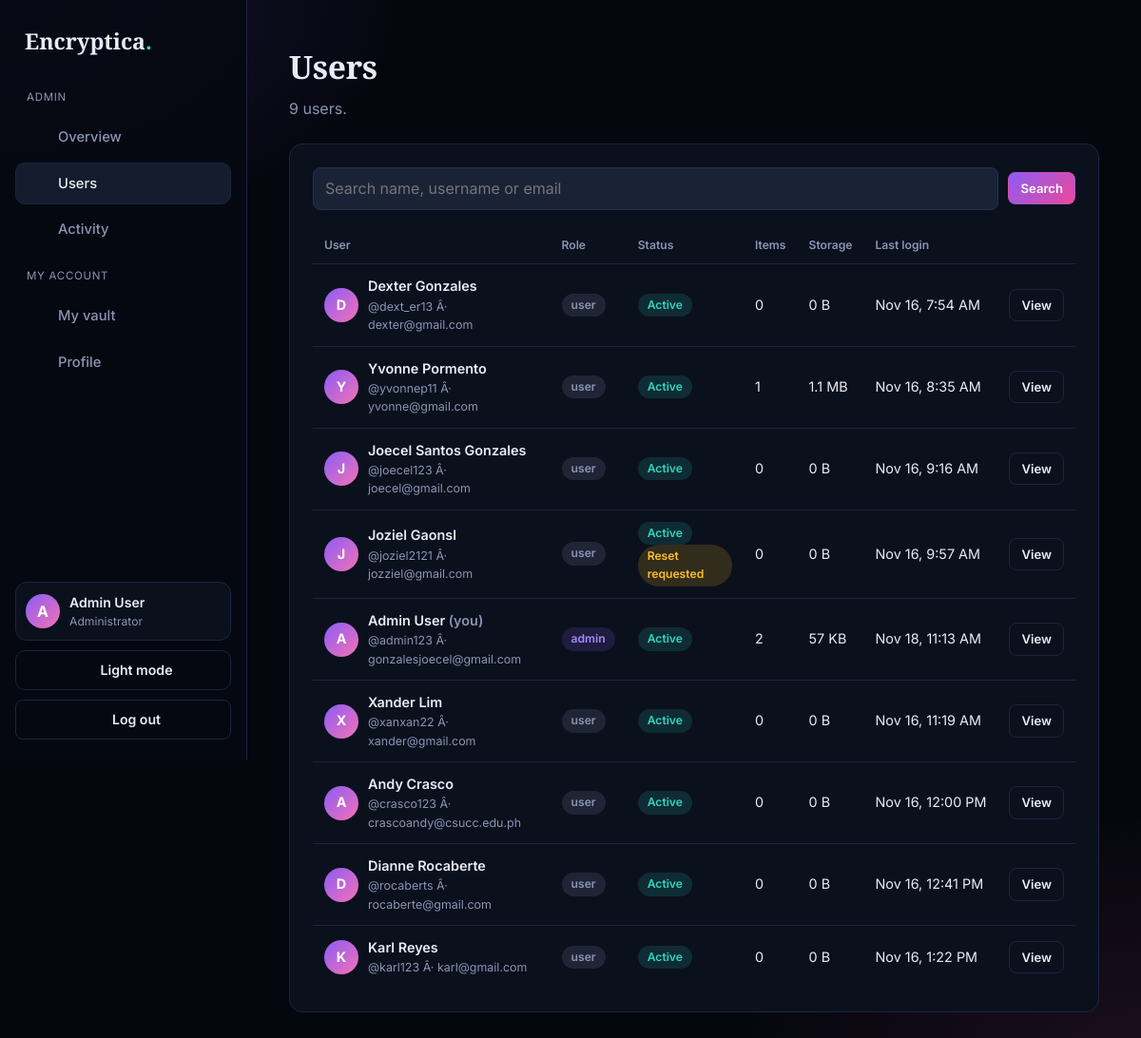
The app's page /log_in_page/html/users.php (signed in) with its own data.
### tables this page shows
CREATE TABLE `users` (
  `id` int(11) NOT NULL AUTO_INCREMENT,
  `id_number` varchar(9) DEFAULT NULL,
  `fullname` varchar(100) NOT NULL,
  `first_name` varchar(25) DEFAULT NULL,
  `middle_name` varchar(25) DEFAULT NULL,
  `family_name` varchar(25) DEFAULT NULL,
  `name_extension` varchar(10) DEFAULT NULL,
  `birthdate` date DEFAULT NULL,
  `email` varchar(150) NOT NULL,
  `username` varchar(50) NOT NULL,
  `password_hash` text NOT NULL,
  `failed_attempts` int(11) DEFAULT 0,
  `created_at` timestamp NOT NULL DEFAULT current_timestamp(),
  `locked_until` datetime DEFAULT NULL,
  `role` varchar(10) NOT NULL DEFAULT 'user',
  `is_active` tinyint(1) NOT NULL DEFAULT 1,
  `last_login` datetime DEFAULT NULL,
  `reset_requested_at` datetime DEFAULT NULL,
  `house_street` varchar(150) DEFAULT NULL,
  `barangay` varchar(100) DEFAULT NULL,
  `municipality_city` varchar(100) DEFAULT NULL,
  `province` varchar(100) DEFAULT NULL,
  `region` varchar(100) DEFAULT NULL,
  `postal_code` varchar(10) DEFAULT NULL,
  `privacy_consent` tinyint(1) NOT NULL DEFAULT 0,
  `consent_timestamp` datetime DEFAULT NULL,
  `lockout_level` tinyint(3) unsigned NOT NULL DEFAULT 0,
  `last_failed_at` datetime DEFAULT NULL,
  `country` varchar(50) DEFAULT NULL,
  `is_verified` tinyint(1) NOT NULL DEFAULT 1,
  `recovery_mobile` varchar(11) DEFAULT NULL,
  `account_type` varchar(20) DEFAULT NULL,
  `vault_display_name` varchar(30) DEFAULT NULL,
  `organization_name` varchar(50) DEFAULT NULL,
  PRIMARY KEY (`id`),
  UNIQUE KEY `email` (`email`),
  UNIQUE KEY `username` (`username`),
  UNIQUE KEY `id_number` (`id_number`)
);

### log_in_page/html/includes/auth.php (called while the page is built, shortened)
<?php
require_once __DIR__ . '/activity.php';
function url(string $path): string {
    return HTML_URL . '/' . ltrim($path, '/');
}
function e($v): string {
    return htmlspecialchars((string)$v, ENT_QUOTES | ENT_SUBSTITUTE, 'UTF-8');
}
function has_reset_column(PDO $pdo): bool {
    static $has = null;
    try {
        $pdo->query('SELECT reset_requested_at FROM users LIMIT 1');
        $has = true;
    } catch (Throwable $ex) {
        $has = false;
    }
    return $has;
}
if (!defined('PUBLIC_PAGE') || !PUBLIC_PAGE) {
    try {
        $stmt = $pdo->prepare('SELECT id, username, fullname, email, role, is_active, last_login FROM users WHERE id = ? LIMIT 1');
        $stmt->execute([$_SESSION['user_id']]);
        $user = $stmt->fetch(PDO::FETCH_ASSOC);
    } catch (Throwable $ex) {
        error_log('auth: ' . $ex->getMessage());
        http_response_code(500);
        exit('Database is not ready. Run db/admin_setup.sql in phpMyAdmin first.');
    }
}

### log_in_page/html/includes/upload.php (called while the page is built, shortened)
<?php
function human_size(int $bytes): string {
    if ($bytes >= 1048576) return round($bytes / 1048576, 1) . ' MB';
    if ($bytes >= 1024)    return round($bytes / 1024) . ' KB';
    return $bytes . ' B';
}

### log_in_page/html/users.php (the view, shortened to what this page needs)
<?php
require __DIR__ . '/includes/auth.php';
require_once __DIR__ . '/includes/activity.php';
require __DIR__ . '/includes/upload.php';
require __DIR__ . '/includes/layout.php';
$q       = mb_substr(trim($_GET['q'] ?? ''), 0, 100);
$page    = max(1, (int)($_GET['page'] ?? 1));
$perPage = 15;
$where  = '';
$params = [];
$rows  = [];
$total = 0;
$resetCol = has_reset_column($pdo) ? 'u.reset_requested_at' : 'NULL AS reset_requested_at';
try {
    $s = $pdo->prepare("SELECT COUNT(*) FROM users u $where");
    $s->execute($params);
    $total = (int)$s->fetchColumn();
    $pages  = max(1, (int)ceil($total / $perPage));
    $page   = min($page, $pages);
    $offset = ($page - 1) * $perPage;
    $s = $pdo->prepare(
        "SELECT u.id, u.username, u.fullname, u.email, u.role, u.is_active, u.locked_until, u.last_login, {$resetCol},
                (SELECT COUNT(*) FROM items i WHERE i.user_id = u.id) AS item_count,
                (SELECT COALESCE(SUM(i.file_size), 0) FROM items i WHERE i.user_id = u.id) AS bytes
         FROM users u $where
         ORDER BY u.id DESC
         LIMIT $perPage OFFSET $offset"
    );
    $s->execute($params);
    $rows = $s->fetchAll(PDO::FETCH_ASSOC);
} catch (Throwable $ex) {
    error_log('admin/users: ' . $ex->getMessage());
    $err   = 'Could not load users. Have you run admin_setup.sql in phpMyAdmin?';
    $pages = 1;
}
render_header('Users', 'a-users');
?>
<div class="page-head">
  <h1>Users</h1>
  <p><?= $total ?> user<?= $total === 1 ? '' : 's' ?><?= $q !== '' ? ' matching "' . e($q) . '"' : '' ?>.</p>
</div>
<section class="dash-card">
  <form class="toolbar" method="GET" action="users.php">
    <input class="toolbar__search" type="search" name="q" value="<?= e($q) ?>" placeholder="Search name, username or email" />
    <button class="dash-btn dash-btn--primary dash-btn--sm" type="submit">Search</button>
  </form>
  <div class="table-wrap">
    <table class="tbl">
      <thead>
        <tr>
          <th>User</th><th>Role</th><th>Status</th><th>Items</th><th>Storage</th><th>Last login</th><th></th>
        </tr>
      </thead>
      <tbody>
        <?php foreach ($rows as $r): ?>
          <?php [$stText, $stTone] = user_status($r); $name = $r['fullname'] ?: $r['username']; ?>
          <tr>
            <td>
              <div class="who">
                <div class="chip__avatar" aria-hidden="true"><?= e(mb_strtoupper(mb_substr($name, 0, 1))) ?></div>
                <div>
                  <div class="who__name"><?= e($name) ?><?= (int)$r['id'] === (int)$user['id'] ? ' <span class="muted">(you)</span>' : '' ?></div>
                  <div class="who__sub">@<?= e($r['username']) ?> Â· <?= e($r['email']) ?></div>
                </div>
              </div>
            </td>
            <td><span class="pill pill--<?= $r['role'] === 'admin' ? 'info' : 'muted' ?>"><?= e($r['role']) ?></span></td>
            <td>
              <span class="pill pill--<?= e($stTone) ?>"><?= e($stText) ?></span>
              <?php if (!empty($r['reset_requested_at'])): ?><span class="pill pill--warn">Reset requested</span><?php endif; ?>
            </td>
            <td><?= (int)$r['item_count'] ?></td>
            <td><?= e(human_size((int)$r['bytes'])) ?></td>
            <td class="nowrap"><?= e(when($r['last_login'])) ?></td>
            <td><a class="dash-btn dash-btn--sm" href="user_view.php?id=<?= (int)$r['id'] ?>">View</a></td>
          </tr>
        <?php endforeach; ?>
      </tbody>
    </table>
  </div>
</section>
<?php render_footer(); ?>

### log_in_page/html/layout.php (shortened to what this page needs)
<?php
function asset_version(string $relative): int {
    $path = dirname(__DIR__) . '/' . ltrim($relative, '/');
    $time = @filemtime($path);
    return $time ?: 1;
}
function icon(string $name): string {
    $paths = [
        'home'     => '<path d="M3 11l9-8 9 8"/><path d="M5 10v10h14V10"/>',
        'vault'    => '<rect x="5" y="11" width="14" height="10" rx="2"/><path d="M8 11V8a4 4 0 018 0v3"/>',
        'user'     => '<circle cx="12" cy="8" r="4"/><path d="M4 21c0-4 4-6 8-6s8 2 8 6"/>',
        'users'    => '<circle cx="9" cy="8" r="3.5"/><path d="M2 20c0-3.5 3-5.5 7-5.5s7 2 7 5.5"/><path d="M16 4.5a3.5 3.5 0 010 7"/><path d="M18 14.8c2.4.6 4 2.2 4 5.2"/>',
        'activity' => '<path d="M3 12h4l3-8 4 16 3-8h4"/>',
        'shield'   => '<path d="M12 3l8 3v6c0 5-3.5 8-8 9-4.5-1-8-4-8-9V6z"/>',
        'logout'   => '<path d="M9 21H5V3h4"/><path d="M16 17l5-5-5-5"/><path d="M21 12H9"/>',
        'file'     => '<path d="M14 3H6v18h12V7z"/><path d="M14 3v4h4"/>',
        'storage'  => '<ellipse cx="12" cy="6" rx="8" ry="3"/><path d="M4 6v12c0 1.7 3.6 3 8 3s8-1.3 8-3V6"/><path d="M4 12c0 1.7 3.6 3 8 3s8-1.3 8-3"/>',
        'clock'    => '<circle cx="12" cy="12" r="9"/><path d="M12 7v5l3 2"/>',
        'alert'    => '<path d="M12 3l10 18H2z"/><path d="M12 10v5"/><path d="M12 18h.01"/>',
        'lock'     => '<rect x="5" y="11" width="14" height="10" rx="2"/><path d="M12 15v2"/><path d="M8 11V8a4 4 0 018 0"/>',
        'key'      => '<circle cx="8" cy="15" r="4"/><path d="M11 12l9-9"/><path d="M16 7l3 3"/>',
        'check'    => '<path d="M5 12.5l4.5 4.5L19 7"/>',
        'sun'      => '<circle cx="12" cy="12" r="4"/><path d="M12 2v2M12 20v2M4.9 4.9l1.4 1.4M17.7 17.7l1.4 1.4M2 12h2M20 12h2M4.9 19.1l1.4-1.4M17.7 6.3l1.4-1.4"/>',
        'moon'     => '<path d="M21 12.8A9 9 0 1111.2 3a7 7 0 009.8 9.8z"/>',
    ];
    return '<svg class="icon" viewBox="0 0 24 24" fill="none" stroke="currentColor" stroke-width="1.8" '
         . 'stroke-linecap="round" stroke-linejoin="round" aria-hidden="true">' . ($paths[$name] ?? '') . '</svg>';
}
function theme_toggle_button(bool $wide = false): string {
    return '<button type="button" class="theme-toggle' . ($wide ? ' theme-toggle--wide' : '') . '" data-theme-toggle aria-pressed="false" aria-label="Switch theme">'
         . '<span class="ti ti--sun">' . icon('sun') . '</span><span class="ti ti--moon">' . icon('moon') . '</span>'
         . ($wide ? '<span class="theme-toggle__label" data-theme-label>Light mode</span>' : '')
         . '</button>';
}
function render_header(string $title, string $active = ''): void {
    global $user;
    $isAdmin = ($user['role'] ?? '') === 'admin';
    $name    = $user['fullname'] ?: $user['username'];
    $initial = mb_strtoupper(mb_substr($name, 0, 1));
    $groups = [];
    if ($isAdmin) {
        $groups['Admin'] = [
            ['Overview', 'shield',   url('admin_dashboard.php'), 'a-overview'],
            ['Users',    'users',    url('users.php'),     'a-users'],
            ['Activity', 'activity', url('activity.php'),  'a-activity'],
        ];
        $groups['My account'] = [
            ['My vault', 'vault', url('user_dashboard.php'), 'dashboard'],
            ['Profile',  'user',  url('profile.php'),   'profile'],
        ];
    } else {
        $groups['Menu'] = [
            ['Dashboard', 'home', url('user_dashboard.php'), 'dashboard'],
            ['Profile',   'user', url('profile.php'),   'profile'],
        ];
    }
    ?>
<!DOCTYPE html>
<html lang="en">
<head>
  <link rel="stylesheet" href="<?= e(CSS_URL) ?>/app.css?v=<?= asset_version('css/app.css') ?>" />
</head>
<body>
<div class="app">
  <aside class="side">
    <a class="side__brand" href="<?= e(url($isAdmin ? 'admin/dashboard.php' : 'user/dashboard.php')) ?>">
      Encryptica<span>.</span>
    </a>
    <nav class="side__nav" aria-label="Main">
      <?php foreach ($groups as $label => $links): ?>
        <div class="side__label"><?= e($label) ?></div>
        <?php foreach ($links as [$text, $ico, $href, $key]): ?>
          <a class="side__link<?= $key === $active ? ' is-active' : '' ?>" href="<?= e($href) ?>"
             <?= $key === $active ? 'aria-current="page"' : '' ?>>
            <?= icon($ico) ?><span><?= e($text) ?></span>
          </a>
        <?php endforeach; ?>
      <?php endforeach; ?>
    </nav>
    <div class="side__foot">
      <div class="chip">
        <div class="chip__avatar" aria-hidden="true"><?= e($initial) ?></div>
        <div class="chip__text">
          <div class="chip__name"><?= e($name) ?></div>
          <div class="chip__sub"><?= $isAdmin ? 'Administrator' : '@' . e($user['username']) ?></div>
        </div>
      </div>
      <?= theme_toggle_button(true) ?>
      <form method="POST" action="<?= e(url('logout.php')) ?>">
        <button class="dash-btn side__logout" type="submit"><?= icon('logout') ?> Log out</button>
      </form>
    </div>
  </aside>
  <div class="main">
    <div class="main__inner">
<?php
}
function render_footer(): void {
    ?>
    </div>
  </div>
</div>
</body>
</html>
<?php
}
function user_status(array $u): array {
    return ['Active', 'ok'];
}
function when(?string $dt, string $fmt = 'M j, g:i A'): string {
    return $dt ? date($fmt, strtotime($dt)) : '—';
}
    ?>

### records on screen
users: fullname "A", fullname "Admin User", shows "(you)", username "admin123", email "gonzalesjoecel@gmail.com", role "admin", stText "Active", item_count "2", bytes "57 KB", last_login "Nov 18, 11:13 AM"
users: fullname "D", fullname "Dexter Gonzales", username "dext_er13", email "dexter@gmail.com", role "user", stText "Active", item_count "0", bytes "0 B", last_login "Nov 16, 7:54 AM"
users: fullname "Y", fullname "Yvonne Pormento", username "yvonnep11", email "yvonne@gmail.com", role "user", stText "Active", item_count "1", bytes "1.1 MB", last_login "Nov 16, 8:35 AM"
users: fullname "J", fullname "Joecel Santos Gonzales", username "joecel123", email "joecel@gmail.com", role "user", stText "Active", item_count "0", bytes "0 B", last_login "Nov 16, 9:16 AM"
users: fullname "J", fullname "Joziel Gaonsl", username "joziel2121", email "jozziel@gmail.com", role "user", stText "Active", shows "Reset requested", item_count "0", bytes "0 B", last_login "Nov 16, 9:57 AM"
users: fullname "X", fullname "Xander Lim", username "xanxan22", email "xander@gmail.com", role "user", stText "Active", item_count "0", bytes "0 B", last_login "Nov 16, 11:19 AM"
users: fullname "A", fullname "Andy Crasco", username "crasco123", email "crascoandy@csucc.edu.ph", role "user", stText "Active", item_count "0", bytes "0 B", last_login "Nov 16, 12:00 PM"
users: fullname "D", fullname "Dianne Rocaberte", username "rocaberts", email "rocaberte@gmail.com", role "user", stText "Active", item_count "0", bytes "0 B", last_login "Nov 16, 12:41 PM"
users: fullname "K", fullname "Karl Reyes", username "karl123", email "karl@gmail.com", role "user", stText "Active", item_count "0", bytes "0 B", last_login "Nov 16, 1:22 PM"

### other values on screen
$label "ADMIN"
$text "Overview"
$text "Users"
$text "Activity"
$label "MY ACCOUNT"
$text "My vault"
$text "Profile"
$name "Admin User"
$total "9"
